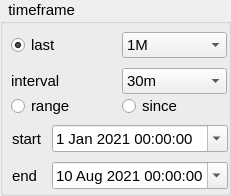
   <widget class="QGroupBox" name="groupBox_5">
    <property name="geometry">
     <rect>
      <x>710</x>
      <y>22</y>
      <width>231</width>
      <height>196</height>
     </rect>
    </property>
    <property name="font">
     <font>
      <family>Ubuntu</family>
      <pointsize>11</pointsize>
      <weight>50</weight>
      <bold>false</bold>
     </font>
    </property>
    <property name="title">
     <string>  timeframe</string>
    </property>
    <widget class="QWidget" name="layoutWidget">
     <property name="geometry">
      <rect>
       <x>12</x>
       <y>121</y>
       <width>216</width>
       <height>72</height>
      </rect>
     </property>
     <property name="font">
      <font>
       <family>Ubuntu</family>
       <pointsize>11</pointsize>
       <weight>50</weight>
       <bold>false</bold>
      </font>
     </property>
     <layout class="QGridLayout" name="gridLayout_4">
      <item row="0" column="0">
       <widget class="QLabel" name="label_5">
        <property name="text">
         <string>start</string>
        </property>
       </widget>
      </item>
      <item row="0" column="1">
       <widget class="QDateTimeEdit" name="dateTimeEdit_2">
        <property name="minimumSize">
         <size>
          <width>135</width>
          <height>0</height>
         </size>
        </property>
        <property name="font">
         <font>
          <family>Ubuntu</family>
          <pointsize>11</pointsize>
          <weight>50</weight>
          <bold>false</bold>
         </font>
        </property>
        <property name="dateTime">
         <datetime>
          <hour>0</hour>
          <minute>0</minute>
          <second>0</second>
          <year>2021</year>
          <month>1</month>
          <day>1</day>
         </datetime>
        </property>
        <property name="calendarPopup">
         <bool>true</bool>
        </property>
       </widget>
      </item>
      <item row="1" column="0">
       <widget class="QLabel" name="label_15">
        <property name="text">
         <string>end</string>
        </property>
       </widget>
      </item>
      <item row="1" column="1">
       <widget class="QDateTimeEdit" name="dateTimeEdit">
        <property name="minimumSize">
         <size>
          <width>135</width>
          <height>0</height>
         </size>
        </property>
        <property name="date">
         <date>
          <year>2021</year>
          <month>8</month>
          <day>10</day>
         </date>
        </property>
        <property name="calendarPopup">
         <bool>true</bool>
        </property>
       </widget>
      </item>
     </layout>
    </widget>
    <widget class="QWidget" name="layoutWidget_2">
     <property name="geometry">
      <rect>
       <x>11</x>
       <y>91</y>
       <width>216</width>
       <height>31</height>
      </rect>
     </property>
     <layout class="QHBoxLayout" name="horizontalLayout_2">
      <item>
       <widget class="QRadioButton" name="radioButton_3">
        <property name="font">
         <font>
          <family>Ubuntu</family>
          <pointsize>11</pointsize>
          <weight>50</weight>
          <bold>false</bold>
         </font>
        </property>
        <property name="text">
         <string>range</string>
        </property>
       </widget>
      </item>
      <item>
       <widget class="QRadioButton" name="radioButton_4">
        <property name="font">
         <font>
          <family>Ubuntu</family>
          <pointsize>11</pointsize>
          <weight>50</weight>
          <bold>false</bold>
         </font>
        </property>
        <property name="text">
         <string>since</string>
        </property>
       </widget>
      </item>
     </layout>
    </widget>
    <widget class="QWidget" name="layoutWidget_3">
     <property name="geometry">
      <rect>
       <x>11</x>
       <y>28</y>
       <width>216</width>
       <height>70</height>
      </rect>
     </property>
     <layout class="QGridLayout" name="gridLayout_5">
      <item row="0" column="0">
       <widget class="QRadioButton" name="radioButton_5">
        <property name="font">
         <font>
          <family>Ubuntu</family>
          <pointsize>11</pointsize>
          <weight>50</weight>
          <bold>false</bold>
         </font>
        </property>
        <property name="text">
         <string>last</string>
        </property>
        <property name="checked">
         <bool>true</bool>
        </property>
       </widget>
      </item>
      <item row="0" column="1">
       <widget class="QComboBox" name="comboBox_13">
        <property name="font">
         <font>
          <family>Ubuntu</family>
          <pointsize>11</pointsize>
          <weight>50</weight>
          <bold>false</bold>
         </font>
        </property>
        <item>
         <property name="text">
          <string>1M</string>
         </property>
        </item>
        <item>
         <property name="text">
          <string>12h</string>
         </property>
        </item>
        <item>
         <property name="text">
          <string>1d</string>
         </property>
        </item>
        <item>
         <property name="text">
          <string>2d</string>
         </property>
        </item>
        <item>
         <property name="text">
          <string>3d</string>
         </property>
        </item>
        <item>
         <property name="text">
          <string>5d</string>
         </property>
        </item>
        <item>
         <property name="text">
          <string>1w</string>
         </property>
        </item>
        <item>
         <property name="text">
          <string>2w</string>
         </property>
        </item>
        <item>
         <property name="text">
          <string>2M</string>
         </property>
        </item>
        <item>
         <property name="text">
          <string>3M</string>
         </property>
        </item>
        <item>
         <property name="text">
          <string>6M</string>
         </property>
        </item>
        <item>
         <property name="text">
          <string>1Y</string>
         </property>
        </item>
        <item>
         <property name="text">
          <string>2Y</string>
         </property>
        </item>
        <item>
         <property name="text">
          <string>3Y</string>
         </property>
        </item>
        <item>
         <property name="text">
          <string>5Y</string>
         </property>
        </item>
        <item>
         <property name="text">
          <string>10Y</string>
         </property>
        </item>
        <item>
         <property name="text">
          <string>all data</string>
         </property>
        </item>
       </widget>
      </item>
      <item row="1" column="0">
       <widget class="QLabel" name="label_9">
        <property name="font">
         <font>
          <family>Ubuntu</family>
          <pointsize>11</pointsize>
          <weight>50</weight>
          <bold>false</bold>
         </font>
        </property>
        <property name="text">
         <string>interval</string>
        </property>
       </widget>
      </item>
      <item row="1" column="1">
       <widget class="QComboBox" name="comboBox_17">
        <property name="font">
         <font>
          <family>Ubuntu</family>
          <pointsize>11</pointsize>
          <weight>50</weight>
          <bold>false</bold>
         </font>
        </property>
        <item>
         <property name="text">
          <string>30m</string>
         </property>
        </item>
        <item>
         <property name="text">
          <string>1m</string>
         </property>
        </item>
        <item>
         <property name="text">
          <string>3m</string>
         </property>
        </item>
        <item>
         <property name="text">
          <string>5m</string>
         </property>
        </item>
        <item>
         <property name="text">
          <string>15m</string>
         </property>
        </item>
        <item>
         <property name="text">
          <string>1h</string>
         </property>
        </item>
        <item>
         <property name="text">
          <string>2h</string>
         </property>
        </item>
        <item>
         <property name="text">
          <string>3h</string>
         </property>
        </item>
        <item>
         <property name="text">
          <string>4h</string>
         </property>
        </item>
        <item>
         <property name="text">
          <string>6h</string>
         </property>
        </item>
        <item>
         <property name="text">
          <string>12h</string>
         </property>
        </item>
        <item>
         <property name="text">
          <string>1d</string>
         </property>
        </item>
        <item>
         <property name="text">
          <string>2d</string>
         </property>
        </item>
        <item>
         <property name="text">
          <string>4d</string>
         </property>
        </item>
        <item>
         <property name="text">
          <string>1w</string>
         </property>
        </item>
       </widget>
      </item>
     </layout>
    </widget>
   </widget>
